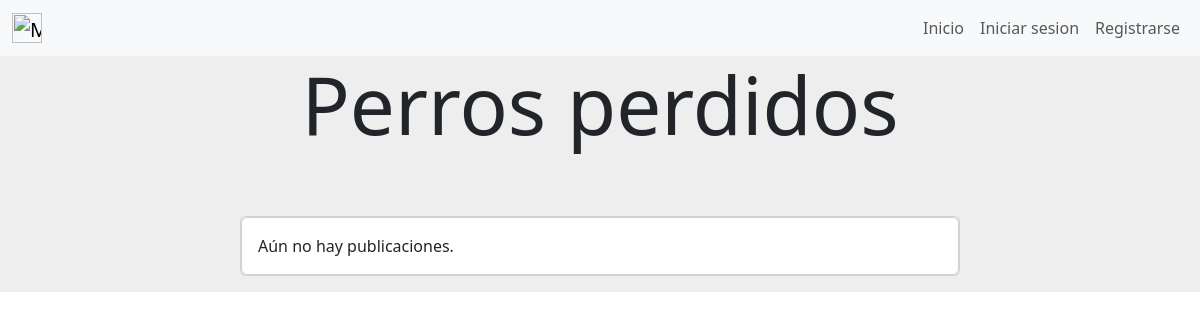
The app's page /perros_perdidos, older data.
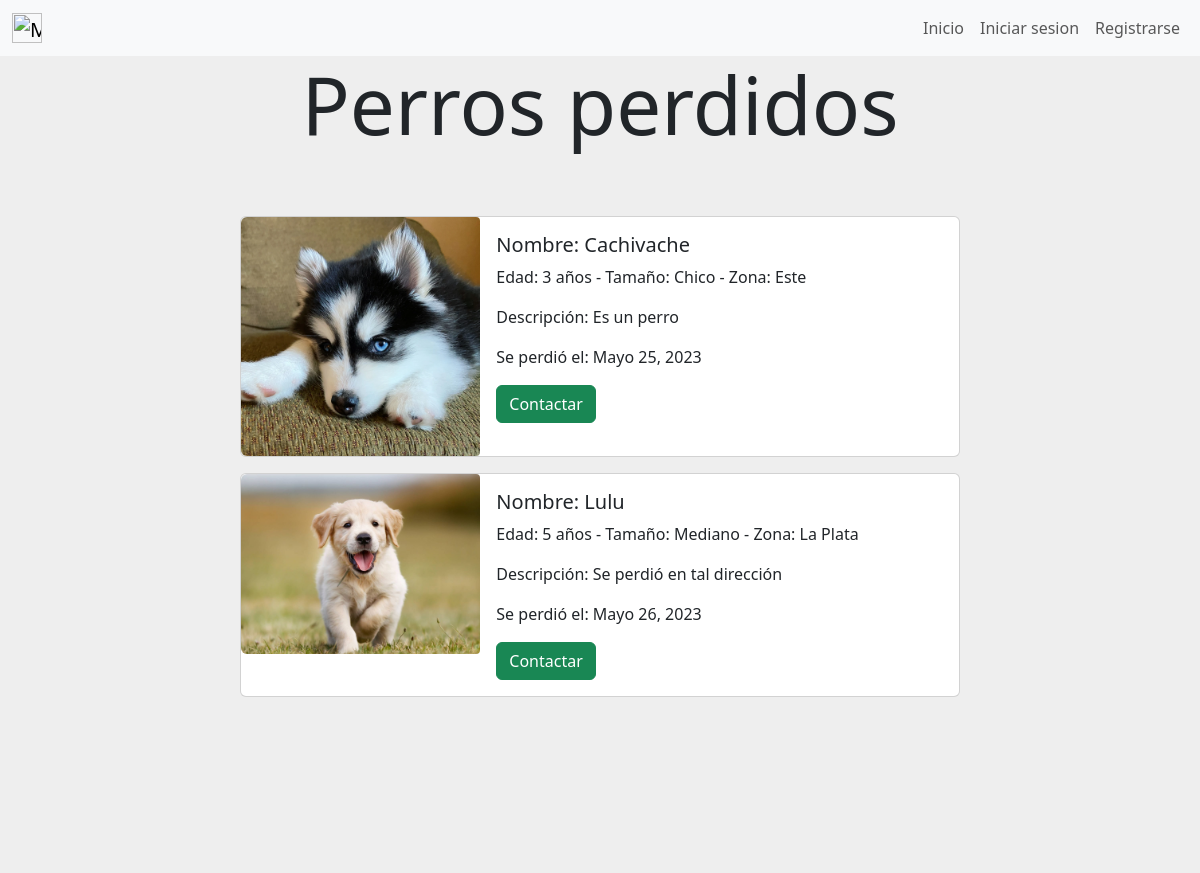
The same page, newer data.
### gestion_de_mascotas/models.py (models this page shows, shortened)
class Perro_perdido(models.Model):
    nombre=models.CharField(max_length=30)
    edad =  models.IntegerField()
    size = models.CharField(max_length=50)
    descripcion=models.CharField(max_length=100)
    imagen=models.ImageField(upload_to='perros_perdidos')
    fecha_perdido = models.DateField()
    zona = models.CharField(max_length=100)
    created=models.DateTimeField(auto_now_add=True)
    updated=models.DateTimeField(auto_now_add=True)
    created_by = models.ForeignKey(User, on_delete=models.CASCADE)
    class Meta:
        verbose_name='perro_perdido'
        verbose_name_plural='perros_perdidos'

### gestion_de_mascotas/views.py (the view)
# urls.py: path('perros_perdidos',views.perros_perdidos, name= "perros_perdidos"),
def perros_perdidos (request) :
    perros_perdidos=Perro_perdido.objects.all()
    return render(request,"gestion_de_mascotas/perros_perdidos.html",{"perros_perdidos":perros_perdidos})

### gestion_de_mascotas/templates/gestion_de_mascotas/perros_perdidos.html (shortened to what this page needs)
{% extends "gestion_de_usuarios/base.html" %}
{% block content %}
<div style="background-color:#eee;height: 20%;text-align: center;">
    <h1 class="display-1">Perros perdidos</h1>
</div>
        {% if perros_perdidos.count == 0 %}
        <div style="background-color: #eee;background-position: center;background-size: cover; align-items: center;justify-content: center;display: flex;">
            <div class="card mb-3 element-home-color" style="width: 60%;">
                <div class="row g-0">
                    <div class="card">
                        <div class="card-body">
                            Aún no hay publicaciones.
                        </div>
                    </div>
                </div>
            </div>
        </div>
        {% else %}
        {% for perro in perros_perdidos %}
        <div style="background-color: #eee;background-position: center;background-size: cover; align-items: center;justify-content: center;display: flex;">
            <div class="card mb-3 element-home-color" style="width: 60%;">
                <div class="row g-0">
                <div class="col-md-4">
                    <img src="{{perro.imagen.url}}" class="img-fluid rounded-start" alt="..." style="border-radius: 4px;">
                </div>
                <div class="col-md-8">
                    <div class="card-body">
                    <h5 class="card-title">Nombre: {{perro.nombre}}</h5>
                    <p class="card-text">Edad: {{perro.edad}} años - Tamaño: {{perro.size}} - Zona: {{perro.zona}}</p>
                    <p class="card-text">Descripción: {{perro.descripcion}}</p>
                    <p class="card-text">Se perdió el: {{perro.fecha_perdido}}</p>
                    {% if user.is_authenticated and perro.created_by == user %}
                    <a href ="{% url 'editar_anuncio_perdido' perro.id %}" class="btn btn-success" style="color:white;">Editar anuncio</a>
                    <a href ="#" class="btn btn-danger" onclick="delete_anuncio_perdido({{perro.id}})" style="color:white;">Eliminar anuncio</a>
                    {% else %}
                    <a href ="{% url 'contacto_perdido' perro.id %}" class=" btn btn-success" >Contactar</a>
                    {% endif %}
                    </div>
                </div>
                </div>
            </div>
        </div>
        {% endfor %}
<div style="background-color:#eee;height: 20%;">
</div>
{% endif %}
{% endblock %}

### gestion_de_usuarios/templates/gestion_de_usuarios/base.html (shortened to what this page needs)
<nav class="navbar navbar-expand-lg navbar-light bg-light">
    <div class="container-fluid">
        <a class="navbar-brand mt-2 mt-lg-0" href="{% url 'home' %}">
          <img
            src="https://media.discordapp.net/attachments/1084960115909722185/1098246667553218660/image.png?width=970&height=609"
            height="30"
            alt="MDB Logo"
            loading="lazy"
          />
        </a>
        <div>
        <ul class=" navbar-nav me-auto mb-2 mb-lg-0 ">
          <li class="nav-item">
            <a class="nav-link"  href="{% url 'home' %}">Inicio</a>
          </li>
          {% if user.is_authenticated %}
            <li class="nav-item">
              <a class="nav-link"  href="{% url 'cerrar_sesion' %}">Cerrar sesion</a>
            </li>
            {% if not user.is_superuser %}
            <li class="nav-item dropdown">
              <a class="nav-link dropdown-toggle" href="#" role="button" data-bs-toggle="dropdown" aria-expanded="false">
                Bienvenido {{user.username}}
              </a>
              <ul class="dropdown-menu">
                <li><a class="dropdown-item" href="{% url 'perfil' %}">Mi perfil</a></li>
                <li><a class="dropdown-item" href="{% url 'mis_turnos' %}">Mis turnos</a></li>
                <li><a class="dropdown-item" href="{% url 'mis_perros' %}">Mis perros</a></li>
                <li><a class="dropdown-item" href="{% url 'mis_perros_en_adopcion' %}">Mis perros en adopción</a></li>
                <li><a class="dropdown-item" href="#">Ayuda</a></li>
              </ul>
            </li>
            {% endif %}
          {% else %}
            <li class="nav-item">
              <a class="nav-link"  href="{% url 'iniciar_sesion' %}">Iniciar sesion</a>
            </li>
            <li class="nav-item">
              <a class="nav-link"  href="{% url 'registrarse' %}">Registrarse</a>
            </li>
          {% endif %}
        </ul>
      </div>
    </div>
</nav>
    {% block content %}
    {% endblock %}
    <link href="https://cdn.jsdelivr.net/npm/bootstrap@5.3.0-alpha2/dist/css/bootstrap.min.css" rel="stylesheet">

Row changes from the older to the newer data that the page shows:
added Perro_perdido: imagen (picture), nombre "Cachivache", edad "3", size "Chico", zona "Este", descripcion "Es un perro", fecha_perdido "Mayo 25, 2023"
added Perro_perdido: imagen (picture), nombre "Lulu", edad "5", size "Mediano", zona "La Plata", descripcion "Se perdió en tal dirección", fecha_perdido "Mayo 26, 2023"
Text that changed along with them:
text no longer shown: "Aún no hay publicaciones."
